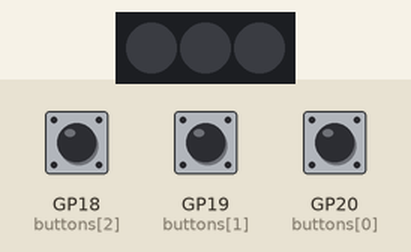
Recording of a program running on a simulated Raspberry Pi Pico running CircuitPython. Parts: 3 RGB LEDs in strip order, left to right. The test bench sets the inputs (shaded band); at power-on: GP19 (buttons[1]) HIGH, GP20 (buttons[0]) HIGH, GP18 (buttons[2]) HIGH. Dim RGB values are drawn brighter than linear; MIDI messages are not drawn.

Above: at 2.4 s.
2.5 s: GP19 (buttons[1]) pulled LOW for 0.15 s
At 3.5 s:
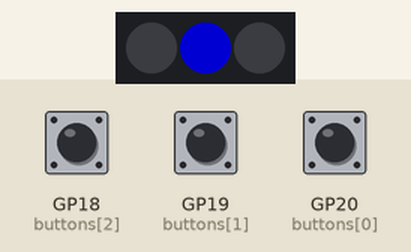
4.1 s: GP20 (buttons[0]) pulled LOW for 0.15 s
At 4.9 s:
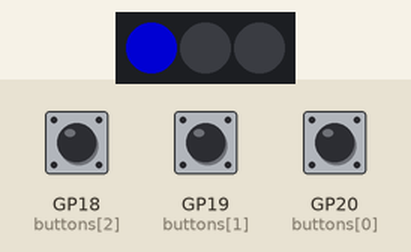
Timing chart, 0 to 7.1 s (numbered marks = the images above; inputs shaded):
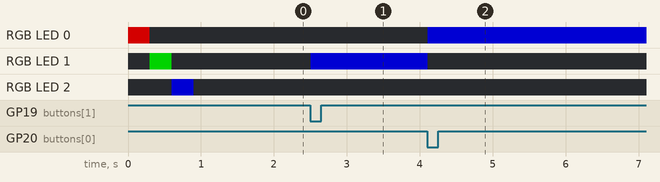

The program:

code.py
```python
import board
import neopixel
import digitalio
import time
import usb_midi
import adafruit_midi
from adafruit_midi.program_change import ProgramChange
import busio
import microcontroller

# MIDI output: UART1 at GP8
# 3 Neopixel RGB LEDs: GP25
# Footswitches at GP18, GP19, GP20

# Initialize the NeoPixel, 5MM "RGB" order instead of usual "GRB"
pixel_pin = board.GP25
num_pixels = 3
pixels = neopixel.NeoPixel(
    pixel_pin, num_pixels, brightness=0.5, auto_write=False, pixel_order=(0, 1, 2)
)

# Initialize the buttons
buttons = [
    digitalio.DigitalInOut(getattr(board, f"GP{pin}"))
    for pin in [20, 19, 18]
]
for button in buttons:
    button.direction = digitalio.Direction.INPUT
    button.pull = digitalio.Pull.UP

# Initialize UART for serial MIDI
uart = busio.UART(tx=board.GP8, baudrate=31250)

# Initialize USB MIDI and serial MIDI
usb_midi = adafruit_midi.MIDI(midi_out=usb_midi.ports[1], out_channel=0)
serial_midi = adafruit_midi.MIDI(midi_out=uart, out_channel=0)

# Initialize state variables
current_program = None
last_button_states = [True, True, True]

# Color array for different programs
colors = [(255, 0, 0), (0, 255, 0), (0, 0, 255)]

def send_midi_message(message):
    usb_midi.send(message)
    serial_midi.send(message)

def update_led():
    pixels.fill((0, 0, 0))  # Turn off all LEDs
    if current_program is not None:
        pixels[current_program] = colors[2]
    pixels.show()

# Startup sequence
def startup_sequence():
    for i in range(3):
        pixels.fill((0, 0, 0))
        pixels[i] = colors[i]
        pixels.show()
        time.sleep(0.3)
    pixels.fill((0, 0, 0))
    pixels.show()
    time.sleep(0.3)

# Run the startup sequence
startup_sequence()

# Check if the middle button (GP19) is held down after startup
if not buttons[1].value:  # Middle button is pressed (active LOW)
    # Button is held down, enter UF2 mode
    pixels.fill((0, 255, 255))
    pixels.show()
    print("resetting now")
    time.sleep(1.0)
    microcontroller.on_next_reset(microcontroller.RunMode.BOOTLOADER)
    microcontroller.reset()

while True:
    for i, button in enumerate(buttons):
        current_button_state = button.value
        if current_button_state != last_button_states[i]:
            if not current_button_state:  # Button is pressed (remember, it's active LOW)
                current_program = i
                send_midi_message(ProgramChange(i))
                update_led()
            last_button_states[i] = current_button_state

    time.sleep(0.01)  # Small delay to avoid bouncing
```

Measured:
- after the input at 2.5 s, RGB LED 1: off → RGB(0, 0, 127) at once
- after the input at 4.1 s, RGB LED 0: off → RGB(0, 0, 127) at once; RGB LED 1: RGB(0, 0, 127) → off at once
